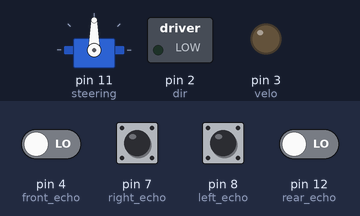
Bench run of a sketch on a simulated Arduino Uno, built with avr-gcc and run on an emulated ATmega328P. On the bench: servo, switched loads named in the sketch (green lamp = pin HIGH), output pins drawn as LEDs (lit = HIGH). The test bench sets the inputs (shaded band); at power-on: pin 4 (front_echo), pin 7 (right_echo), pin 8 (left_echo), pin 12 (rear_echo) LOW. Pins used as bus, display or sensor lines are not drawn.

Above: at 1.2 s.
1.3 s: pin 7 (right_echo) pulsed HIGH 5 times (0.12 s each, 0.3 s apart)
At 3.43 s:
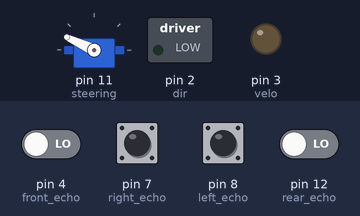
At 3.9 s:
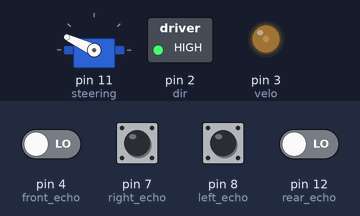
5.0 s: pin 8 (left_echo) pulsed HIGH 2 times (0.12 s each, 0.3 s apart)
At 8.2 s:
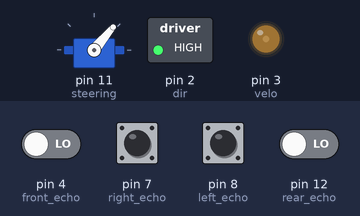
Timing chart, 0 to 13.0 s (numbered marks = the images above; inputs shaded):
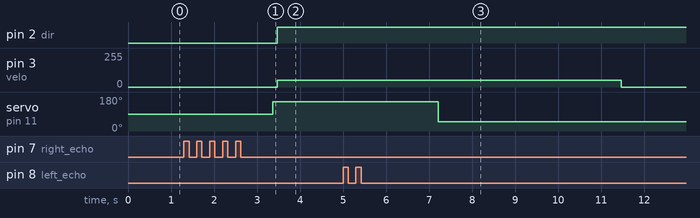

The sketch:

self_driving_VF2.ino
```cpp
/*
 The Project name:Jarvis
Self driving REV 2.0 alpha basic structure left turn and right turn and moving forward and stopping
5/2/19
-Reverse has been added
-more knobs have been added such as full speed and half speed and closing distance.
- restructured switch statements
- Drive loagic has been revidsed and updated
trigger pins = pin 5
echo pins = 4 for front
            7 for right
            8 for left
            12 for rear
servo for steering is set to pin 11
*/
#include <Servo.h>
Servo steering;

// tuning knobs
 const int Center_angle = 95; // center steering angle in degrees threshold
 const int Left_angle = 155; //to turn left angle in degrees threshold
 const int Right_angle = 50; //to turn right angle in degrees threshold
 const int closing_distance = 110; // closing distance threshhold
 const int half_speed = 50; // 50% duty cycle
 const int full_speed = 100; // 100% duty cycle
 const int stopped = 0; // shuts off electric motor
 const int setDelay = 1;// delays
 const int between_sensor_delay = 10; // delay for indidual sensor bring up
 const int sensor_timer_on = 20; //ultra sonic sensor timer
 const int sensor_timer_off = 10; //ultra sonic sensor timer
//pin alocation
 const int velo = 3; //motor speed using duty cycle
 const int dir = 2; // forward or reverse
 const int trig = 5; // ultrasonic sensor trigger (pwm) front of car
 const int front_echo = 4; // ultrasonic echo front of car
 const int right_echo = 7; // ultrasonic echo front of car
 const int left_echo = 8; // ultrasonic echo  of car
 const int rear_echo = 12; // ultrasonic echo rear of car
 int front_distance_cm = 10; // front of car distance in cm readout
 int right_distance_cm = 10; // right of car distance in cm readout
 int left_distance_cm = 10; //left of car distance in cm readout
 int rear_distance_cm = 10; // rear of car distance in cm readout

void setup()
{
  //pin setup
Serial.begin(9600);
steering.attach(11);
pinMode(velo,OUTPUT);
pinMode(dir,OUTPUT);
pinMode(trig,OUTPUT);
pinMode(front_echo,INPUT);
pinMode(right_echo,INPUT);
pinMode(left_echo,INPUT);
pinMode(rear_echo,INPUT);
}

void loop()
{

 //calling sensor setup functions

front_sensor();
delay(between_sensor_delay);
left_sensor();
delay(between_sensor_delay);
right_sensor();
delay(between_sensor_delay);
rear_sensor();
delay(between_sensor_delay);

// self driving logic


int mode = 5;

// Find which path is clearest

if (front_distance_cm > closing_distance && front_distance_cm >= right_distance_cm  && front_distance_cm >= left_distance_cm  && front_distance_cm >= rear_distance_cm)
{
  mode = 1;
}
else if(left_distance_cm > closing_distance && left_distance_cm > front_distance_cm && left_distance_cm > right_distance_cm && left_distance_cm > rear_distance_cm)
{
  mode = 2;
}
else if(right_distance_cm > closing_distance && right_distance_cm > front_distance_cm && right_distance_cm > left_distance_cm && right_distance_cm > rear_distance_cm)
{
 mode = 3;
}
else if (rear_distance_cm > closing_distance && rear_distance_cm > right_distance_cm && rear_distance_cm > left_distance_cm)
{
  mode = 4;
}
else if (rear_distance_cm < closing_distance && front_distance_cm < closing_distance && rear_distance_cm < closing_distance )
{
  mode = 5;
}
switch (mode)
{
  case 1:

    //Straight
    steering.write(Center_angle);
    digitalWrite(dir,HIGH);
    analogWrite(velo,full_speed);
    break;

  case 2:

      //Right
      steering.write(Right_angle);
      _delay_ms(100);
      digitalWrite(dir,HIGH);
      analogWrite(velo,half_speed);
      delay(setDelay);
      break;

  case 3:

      //Left
      steering.write(Left_angle);
      _delay_ms(100);
      digitalWrite(dir,HIGH);
      analogWrite(velo,half_speed);
      delay(setDelay);
      break;

  case 4:

      //Middle
      steering.write(Center_angle);
      digitalWrite(dir,LOW);
      analogWrite(velo,half_speed);
      delay(setDelay);
      break;

  default:

    //Stop
    digitalWrite(dir,HIGH);
    analogWrite(velo,stopped);
    break;
}

} //end main
/*******************************************************/
 void front_sensor() //front sensor setup
 {

long duration; // ultrasonic value storage

digitalWrite(trig,LOW);
delay(sensor_timer_off);
digitalWrite(trig,HIGH);
delay(sensor_timer_on);
digitalWrite(trig,LOW);

pinMode(front_echo,INPUT);
duration = pulseIn(front_echo,HIGH);
//delay(sensor_timer_off);
front_distance_cm = (duration/2)/29.1;
  /*
  Serial.print("front sensor: "); //for sensor debug
  Serial.print(front_distance_cm);
  Serial.print("cm   ");
  Serial.println();
  */
 }
/*******************************************************/
void right_sensor() //right sensor setup
 {

long duration; // ultrasonic value storage

digitalWrite(trig,LOW);
delay(sensor_timer_off);
digitalWrite(trig,HIGH);
delay(sensor_timer_on);
digitalWrite(trig,LOW);

pinMode(right_echo,INPUT);
duration = pulseIn(right_echo,HIGH);
//delay(sensor_timer_off);

right_distance_cm = (duration/2)/29.1;
  /*
  Serial.print("right sensor: "); //for sensor debug
  Serial.print(right_distance_cm);
  Serial.print("cm   ");
  Serial.println();
  */
 }
 /*******************************************************/
void left_sensor() //left sensor setup
 {

long duration; // ultrasonic value storage

digitalWrite(trig,LOW);
delay(sensor_timer_off);
digitalWrite(trig,HIGH);
delay(sensor_timer_on);
digitalWrite(trig,LOW);

pinMode(left_echo,INPUT);
duration = pulseIn(left_echo,HIGH);
//delay(sensor_timer_off);

left_distance_cm = (duration/2)/29.1;
  /*
  Serial.print("left sensor: "); //for sensor debug
  Serial.print(left_distance_cm);
  Serial.print("cm   ");
  Serial.println();
  */
 }
/*******************************************************/
void rear_sensor() //rear sensor setup
 {

long duration; // ultrasonic value storage
  // front sonic_sensor test
digitalWrite(trig,LOW);
delay(sensor_timer_off);
digitalWrite(trig,HIGH);
delay(sensor_timer_on);
digitalWrite(trig,LOW);

pinMode(rear_echo,INPUT);
duration = pulseIn(rear_echo,HIGH);
//delay(sensor_timer_off);

rear_distance_cm = (duration/2)/29.1;
/*
Serial.print("rear sensor: "); //for sensor debug
Serial.print(rear_distance_cm);
Serial.print("cm   ");
Serial.println();
*/
 }
```

Measured:
- after the input at 1.3 s, pin 2 (dir): LOW → HIGH after 2.2 s instead of 2.9 s; pin 3 (velo): 0/255 → 50/255 after 2.2 s; servo on pin 11 (steering): 90° → 155° after 2.1 s
- after the input at 5.0 s, pin 3 (velo): 50/255 → 0/255 after 6.5 s instead of 2.6 s; servo on pin 11 (steering): 155° → 50° after 2.2 s
